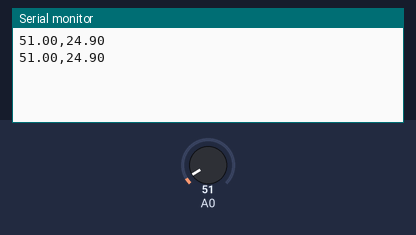
Recording of a sketch running on a simulated Arduino Uno, built with avr-gcc and run on an emulated ATmega328P. Parts: the last lines printed to the serial monitor. Inputs (shaded band) come from the test bench; at power-on: A0 = 51.

Above: at 1.8 s.
1.9 s: A0 set to 61
At 2.8 s:
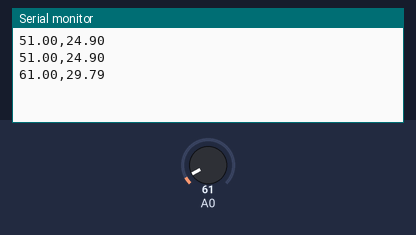
3.4 s: A0 set to 71
At 4.8 s:
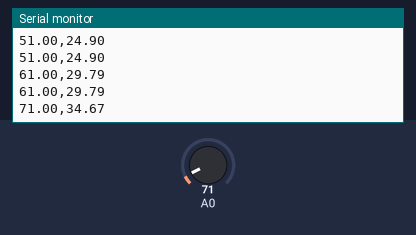
Timing chart, 0 to 6.4 s (numbered marks = the images above; inputs shaded):
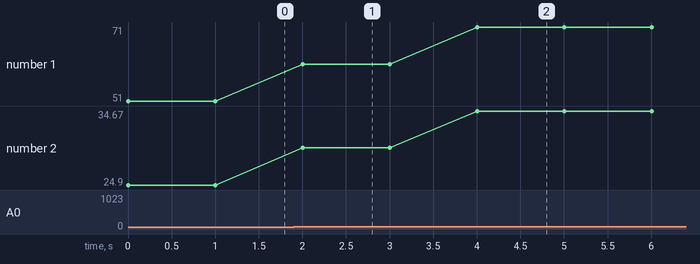

Measured:
- after the input at 1.9 s, the serial monitor: prints a new line after 0.10 s (image 1)
- after the input at 3.4 s, the serial monitor: prints a new line after 0.60 s (image 2)
- plotted number 1: 51 → 61 after the input at 1.9 s, 61 → 71 after the input at 3.4 s
- plotted number 2: 24.9 → 29.79 after the input at 1.9 s, 29.79 → 34.67 after the input at 3.4 s

The sketch:

LM35.ino
```cpp
// Declaracion de variables globales
float tempC; // Variable para almacenar el valor obtenido del sensor (0 a 1023)
int pinLM35 = 0; // Variable del pin de entrada del sensor (A0)

void setup() {
  // Configuramos el puerto serial a 9600 bps
  Serial.begin(9600);

}

void loop() {
  // Con analogRead leemos el sensor, recuerda que es un valor de 0 a 1023
  tempC = analogRead(A0);
  Serial.print(tempC);
  Serial.print(",");

  // LM35 temp eq
  tempC = (5.0 * tempC * 100.0)/1024.0;

  // Envia el dato al puerto serial
  Serial.println(tempC);

  // Esperamos un tiempo para repetir el loop
  delay(1000);
}
```
